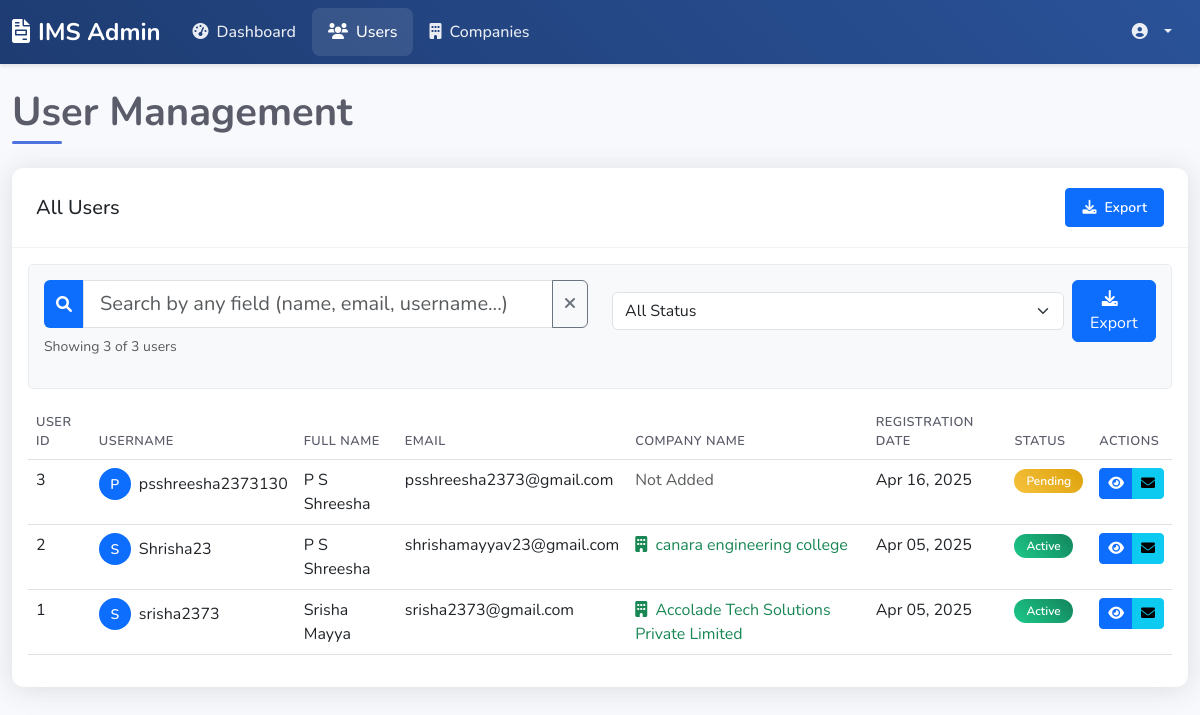
Screenshot of /invoice_management_project/admin/users.php (signed in) with the database file from the repository.
### tables this page shows
CREATE TABLE `users` (
  `user_id` int(11) NOT NULL,
  `username` varchar(50) NOT NULL,
  `password` varchar(255) NOT NULL,
  `email` varchar(100) NOT NULL,
  `full_name` varchar(100) NOT NULL,
  `created_at` timestamp NOT NULL DEFAULT current_timestamp(),
  `updated_at` timestamp NOT NULL DEFAULT current_timestamp() ON UPDATE current_timestamp(),
  `remember_token` varchar(100) DEFAULT NULL,
  `reset_token` varchar(100) DEFAULT NULL,
  `reset_expires` datetime DEFAULT NULL
);

CREATE TABLE `company_master` (
  `company_id` int(11) NOT NULL,
  `user_id` int(11) NOT NULL,
  `name` varchar(100) NOT NULL,
  `address` text NOT NULL,
  `phone` varchar(20) NOT NULL,
  `email` varchar(100) NOT NULL,
  `cin` varchar(50) DEFAULT NULL,
  `gstin` varchar(50) DEFAULT NULL,
  `logo` varchar(255) DEFAULT NULL,
  `state` varchar(100) NOT NULL,
  `seal` varchar(255) DEFAULT NULL,
  `sign` varchar(255) DEFAULT NULL,
  `created_at` timestamp NOT NULL DEFAULT current_timestamp(),
  `updated_at` timestamp NOT NULL DEFAULT current_timestamp() ON UPDATE current_timestamp(),
  `email_password` varchar(255) DEFAULT NULL
);

### invoice_management_project/admin/users.php (the view, shortened to what this page needs)
<?php
require_once '../config/database.php';
$result = $conn->query("
    SELECT
        u.user_id,
        u.username,
        u.email,
        u.full_name,
        u.created_at as registration_date,
        c.name as company_name,
        c.email as company_email,
        c.phone as company_phone,
        CASE
            WHEN c.name IS NOT NULL THEN 'Active'
            ELSE 'Pending'
        END as status
    FROM users u
    LEFT JOIN company_master c ON u.user_id = c.user_id
    ORDER BY u.created_at DESC
");
$users = [];
while ($row = $result->fetch_assoc()) {
    $users[] = $row;
}
include 'includes/header.php';
?>
<div class="container-fluid py-4">
    <h1 class="page-title">User Management</h1>
    <div class="card table-card animate-fade-in">
        <div class="card-header d-flex justify-content-between align-items-center">
            <h5 class="mb-0">All Users</h5>
            <div class="header-actions">
                <button type="button" class="btn btn-primary btn-sm">
                    <i class="fas fa-download me-2"></i>Export
                </button>
            </div>
        </div>
        <div class="card-body">
            <div class="filtering-options mb-3">
                <div class="row">
                    <div class="col-md-6 mb-3">
                        <div class="input-group">
                            <span class="input-group-text bg-primary text-white">
                                <i class="fas fa-search"></i>
                            </span>
                            <input type="text" id="searchInput" class="form-control form-control-lg"
                                placeholder="Search by any field (name, email, username...)">
                            <button class="btn btn-outline-secondary" type="button" id="clearSearch">
                                <i class="fas fa-times"></i>
                            </button>
                        </div>
                        <div id="searchResults" class="mt-2 text-muted small"></div>
                    </div>
                    <div class="col-md-6 mb-3">
                        <div class="d-flex justify-content-md-end align-items-center gap-2">
                            <select id="statusFilter" class="form-select">
                                <option value="">All Status</option>
                            </select>
                            <button type="button" class="btn btn-primary" id="exportBtn">
                                <i class="fas fa-download me-2"></i>Export
                            </button>
                        </div>
                    </div>
                </div>
            </div>
            <div class="table-responsive">
                <table class="table table-hover">
                    <thead>
                        <tr>
                            <th>User ID</th>
                            <th>Username</th>
                            <th>Full Name</th>
                            <th>Email</th>
                            <th>Company Name</th>
                            <th>Registration Date</th>
                            <th>Status</th>
                            <th>Actions</th>
                        </tr>
                    </thead>
                    <tbody>
                        <?php foreach ($users as $user): ?>
                            <tr>
                                <td><?php echo htmlspecialchars($user['user_id']); ?></td>
                                <td>
                                    <div class="d-flex align-items-center">
                                        <div class="avatar-sm bg-primary text-white rounded-circle me-2">
                                            <?php echo strtoupper(substr($user['username'], 0, 1)); ?>
                                        </div>
                                        <?php echo htmlspecialchars($user['username']); ?>
                                    </div>
                                </td>
                                <td><?php echo htmlspecialchars($user['full_name']); ?></td>
                                <td><?php echo htmlspecialchars($user['email']); ?></td>
                                <td>
                                    <?php if ($user['company_name']): ?>
                                        <span class="text-success">
                                            <i class="fas fa-building me-1"></i>
                                            <?php echo htmlspecialchars($user['company_name']); ?>
                                        </span>
                                    <?php else: ?>
                                        <span class="text-muted">Not Added</span>
                                    <?php endif; ?>
                                </td>
                                <td><?php echo date('M d, Y', strtotime($user['registration_date'])); ?></td>
                                <td>
                                    <?php if ($user['status'] == 'Active'): ?>
                                        <span class="badge bg-success">Active</span>
                                    <?php else: ?>
                                        <span class="badge bg-warning">Pending</span>
                                    <?php endif; ?>
                                </td>
                                <td>
                                    <div class="btn-group">
                                        <button type="button" class="btn btn-sm btn-primary" title="View Details">
                                            <i class="fas fa-eye"></i>
                                        </button>
                                        <button type="button" class="btn btn-sm btn-info" title="Send Message">
                                            <i class="fas fa-envelope"></i>
                                        </button>
                                    </div>
                                </td>
                            </tr>
                        <?php endforeach; ?>
                    </tbody>
                </table>
            </div>
        </div>
    </div>
</div>
<?php include 'includes/footer.php'; ?>

### invoice_management_project/admin/assets/css/admin-style.css (style rules this page uses)
:root { --primary-color: #4e73df; --secondary-color: #1cc88a; --warning-color: #f6c23e; --danger-color: #e74a3b; --info-color: #36b9cc; --dark-color: #5a5c69; --body-bg: #f8f9fc; --card-border-radius: 0.75rem; --transition-speed: 0.3s; }
body { background-color: var(--body-bg); font-family: 'Nunito', sans-serif; }
.card { border: none; border-radius: var(--card-border-radius); box-shadow: 0 0.15rem 1.75rem 0 rgba(58, 59, 69, 0.15); transition: transform var(--transition-speed); }
.table-card { background: #fff; border-radius: var(--card-border-radius); overflow: hidden; }
.table-card .card-header { background: #fff; border-bottom: 1px solid rgba(0,0,0,0.05); padding: 1.25rem 1.5rem; }
.table th { font-weight: 600; text-transform: uppercase; font-size: 0.8rem; letter-spacing: 0.5px; color: var(--dark-color); border-top: none; }
.badge { padding: 0.5em 1em; font-weight: 600; font-size: 0.75rem; border-radius: 50rem; }
.badge.bg-success { background: linear-gradient(45deg, #1cc88a 0%, #13855c 100%) !important; }
.badge.bg-warning { background: linear-gradient(45deg, #f6c23e 0%, #dda20a 100%) !important; color: #fff !important; }
.page-title { color: var(--dark-color); font-weight: 700; margin-bottom: 1.5rem; position: relative; padding-bottom: 0.5rem; }
.page-title::after { content: ''; position: absolute; left: 0; bottom: 0; height: 3px; width: 50px; background: var(--primary-color); border-radius: 50px; }
.animate-fade-in { animation: fadeIn 0.5s ease-out forwards; }

### invoice_management_project/admin/users.php (style rules this page uses)
.avatar-sm { width: 32px; height: 32px; display: flex; align-items: center; justify-content: center; font-size: 14px; font-weight: 600; }
.header-actions .btn { padding: 0.5rem 1rem; font-weight: 600; }
.btn-group .btn { padding: 0.25rem 0.5rem; }
.btn-group .btn i { font-size: 0.875rem; }
.filtering-options { background-color: #f8f9fa; padding: 15px; border-radius: 5px; margin-bottom: 20px; border: 1px solid #e9ecef; }
.input-group-text { border: none; }
#statusFilter { min-width: 140px; }

### rows the page displays
users: user_id "3", username "P", username "psshreesha2373130", full_name "P S Shreesha", email "psshreesha2373@gmail.com", shows "Not Added", created_at "Apr 16, 2025", shows "Pending"
company_master: user.user_id "2", user.username "S", user.username "Shrisha23", user.full_name "P S Shreesha", user.email "shrishamayyav23@gmail.com", name "canara engineering college", user.created_at "Apr 05, 2025", shows "Active"
company_master: user.user_id "1", user.username "S", user.username "srisha2373", user.full_name "Srisha Mayya", user.email "srisha2373@gmail.com", name "Accolade Tech Solutions Private Limited", user.created_at "Apr 05, 2025", shows "Active"
